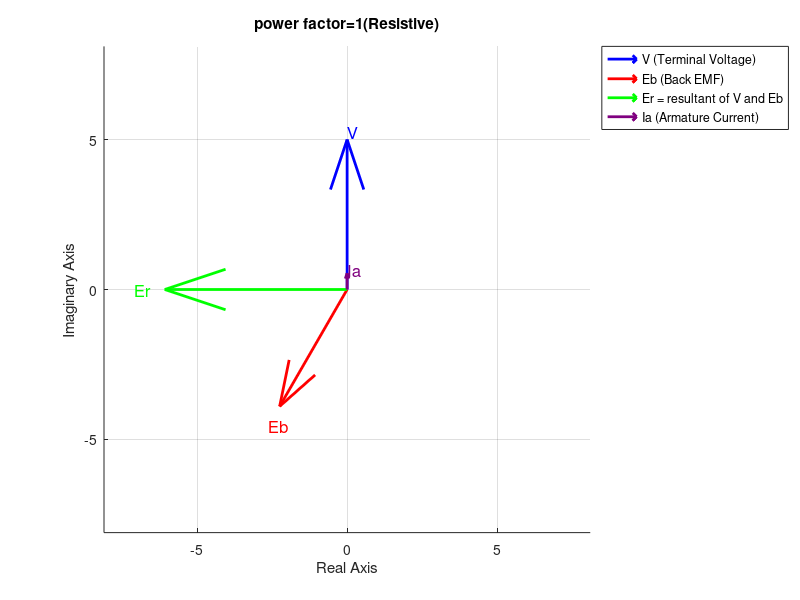

Here is the MATLAB script that generated this plot:
% Phasor Diagram for Synchronous Motor
% This script plots the phasor diagram of a synchronous motor to analyze
% the effect of excitation (under-excited, over-excited, unity power factor)
% on terminal voltage (V), back EMF (Eb), resultant voltage (Er), and
% armature current (Ia).
% Inputs: V, Eb, angle_eb, Ra, Xl, Xa
% Output: Phasor diagram with labeled vectors
clc;
clear;
% %let us suppose v is at 90 degree
angle_V=90;
try
    V = input('Enter the magnitude of supplied voltage to motor (V): ');
    if ~isnumeric(V) || V <= 0
        error('Voltage must be a positive number.');
    end
    Eb = input('Enter the magnitude of back EMF (V): ');
    if ~isnumeric(Eb) || Eb < 0
        error('Back EMF must be non-negative.');
    end
    angle_eb = input('enter the angle of back emf(degree) ');

    Ra = input('Enter the armature resistance (ohms): ');
    if ~isnumeric(Ra) || Ra < 0
        error('Resistance must be non-negative.');
    end
    Xl = input('Enter the leakage reactance (ohms): ');
    if ~isnumeric(Xl) || Xl < 0
        error('Leakage reactance must be non-negative.');
    end
    Xa = input('Enter the armature reactance (ohms): ');
    if ~isnumeric(Xa) || Xa < 0
        error('Armature reactance must be non-negative.');
    end
catch e
    fprintf('Error: %s\n', e.message);
    return;
end
Xs=Xl+Xa;%synchronous reactance
theta=atand(Xs/Ra); %angle of ia with v
%plotting v in polar form
V_complex = V * exp(1j * deg2rad(angle_V));
%calculating power factor
power_factor=cosd(theta);
epsilon = 1e-3;%took for float conversion
if Eb < V-epsilon
    condition = 'Under-excited (Inductive)';
    %Eb is 90 oppostie to V if lossless system.But in real it is deflected
    %by some degree from lossless system.Thats why we took alpha 
    alpha=19;


elseif Eb > V+epsilon
    condition = 'Over-excited (Capacitive)';
    alpha=39;
        
else
    condition = 'Unit power factor (Resistive)';
    alpha = 30;
end
%calculating the angle of eb used in graph assuming V is in 90 degree
EB_ANGLE=angle_V+180-alpha;
%original Eb from what we calculated
EB_complex = Eb * exp(1j * deg2rad(angle_eb));
%the Eb used in the plot
Eb_complex_plot= Eb * exp(1j * deg2rad(EB_ANGLE));
Resultant = V_complex - EB_complex;
Resultant_a = abs(Resultant);                 % Magnitude of resultant
Angle_resultant_used = rad2deg(angle(Resultant)); % Angle in degrees


if Eb < V-epsilon
    Angle_resultant_new=90+Angle_resultant_used;

elseif Eb > V+epsilon 
    Angle_resultant_new=270-Angle_resultant_used;

else
    Angle_resultant_new=180

end

Resultant=Resultant_a*exp(1j*deg2rad(Angle_resultant_new));
Ia = (V_complex - EB_complex) / (Ra + 1j*Xs);
% Ia lags behind resultant by 90 degree
Ia_angle_deg = rad2deg(angle(Resultant)) - 90;  % angle in degrees
Ia_magnitude = abs(Ia);  % keep the same magnitude
Ia_rotated = Ia_magnitude * exp(1j * deg2rad(Ia_angle_deg));
%Extract real and imaginary parts
u = [real(V_complex), real(Eb_complex_plot),real(Resultant),real(Ia_rotated)];
v = [imag(V_complex), imag(Eb_complex_plot),imag(Resultant),imag(Ia_rotated)];

%Plotting the phasor diagram
figure;
hold on;
grid on;
axis equal;

% Plot V phasor
%for voltage
quiver(0, 0, u(1), v(1), 0, 'b', 'LineWidth', 2);
text(u(1)*1.05, v(1)*1.05, 'V', 'FontSize', 12, 'Color', 'b');

%for back emf
quiver(0,0,u(2),v(2),'r','lineWidth',2);
text(u(2)*1.05,v(2)*1.05,'Eb','FontSize',12,'Color','r');

%for resultant
quiver(0,0,u(3),v(3),'g','lineWidth',2);
text(u(3)*1.05,v(3)*1.05,'Er','FontSize',12,'Color','g');

%for Armature current
quiver(0,0,u(4),v(4),'Color', [0.5 0 0.5],'lineWidth',2);
text(u(4)*1.05, v(4)*1.05, 'Ia', 'FontSize', 12, 'Color', [0.5 0 0.5]);

xlabel('Real Axis');
ylabel('Imaginary Axis');
if Eb < V
    title("Under Excited(Inductive)");
elseif Eb > V
    title('Over-excited (Capacitive)');

else
    title( 'power factor=1(Resistive)');

end
legend('V (Terminal Voltage)', 'Eb (Back EMF)', 'Er = resultant of V and Eb', 'Ia (Armature Current)', ...
        'Location', 'bestoutside');

max_range = max(abs([u, v])) * 1.2;
xlim([-max_range, max_range]);
ylim([-max_range, max_range]);